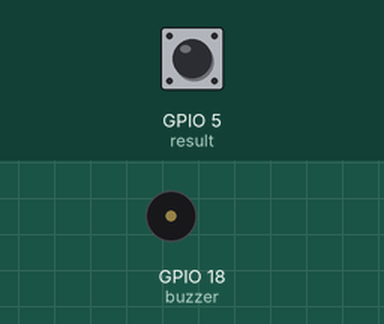
A program run on a simulated Raspberry Pi (BCM pin numbers). Shown: buzzer (waves = sounding). The inputs (shaded band) are chosen by the test bench; at power-on: GPIO 5 (result) LOW. What the program prints to the terminal is not drawn.

Above: at 0.1 s.
At 2.2 s:
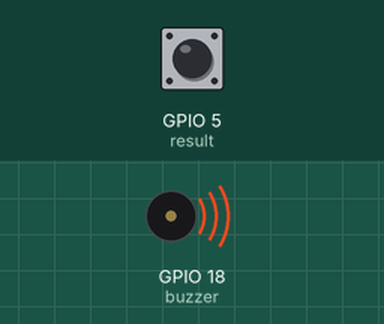
2.3 s: GPIO 5 (result) pulled HIGH for 0.15 s
At 3.2 s:
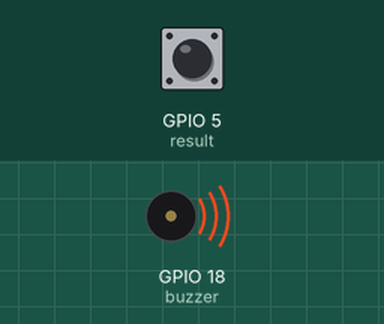
Timing chart, 0 to 9.9 s (numbered marks = the images above; inputs shaded):
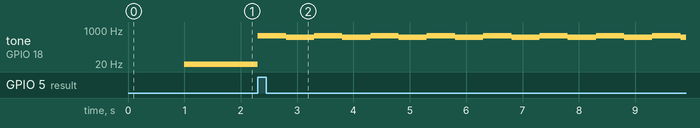

Measured:
- after the input at 2.3 s, tone on GPIO 18 (buzzer): alternates 523 Hz for 0.50 s and 440 Hz for 0.50 s, starting at once

The program:

brr.py
```python
#192.168.137.23# -*- coding: utf-8 -*-

import RPi.GPIO as GPIO
import time

GPIO.setmode(GPIO.BCM)
buzzer=18
GPIO.setup(buzzer, GPIO.OUT)
GPIO.setwarnings(False)
GPIO.setup(5, GPIO.IN, pull_up_down=GPIO.PUD_DOWN)
time.sleep(1)

pwm = GPIO.PWM(buzzer, 1.0)
pwm.start(50.0)

while True:
	result = GPIO.input(5)
	if result == 1:
		print("진동이 감지 되었습니다.")
		for i in range(10):
			pwm.ChangeFrequency(523)
			time.sleep(0.5)
			pwm.ChangeFrequency(440)
			time.sleep(0.5)
	else:
		print("진동이 없습니다.")
		time.sleep(0.05)

#센서에서 진동이 감지되면 1을 보내준다. 23번을 GPIO.IN으로 만들어 그 값으로 진동 여부를 판단
```
